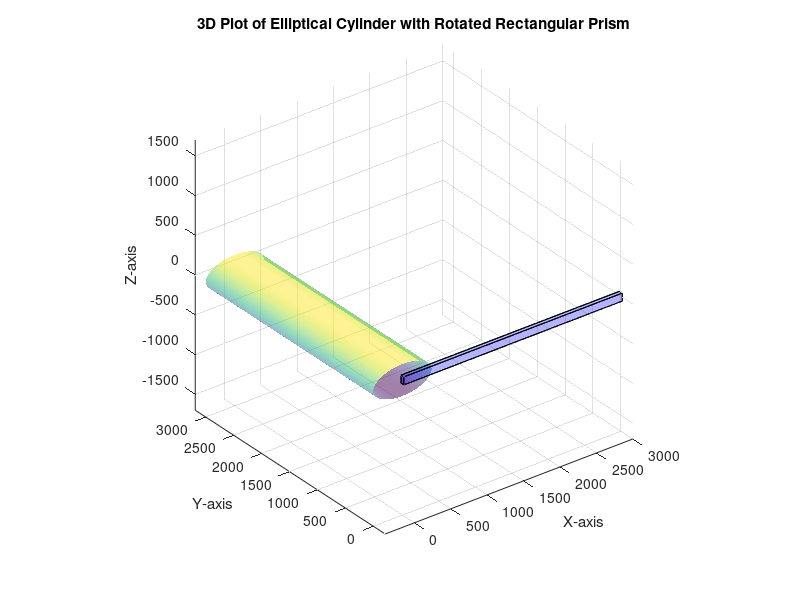

Write the MATLAB code that produced this figure.
L = 3000;
a = 400;
b = 200;
w = 100;
d = 50;

% Define the range for x and z
theta = linspace(0, 2*pi, 100); % Parameter for the ellipse
y = linspace(0,L, 100); % Range for y

% Create the meshgrid for theta and y
[Theta, Y] = meshgrid(theta, y);

% Calculate X and Z coordinates of the ellipse
X = a * cos(Theta);
Z = b * sin(Theta);

% Plot the surface of the elliptical cylinder
figure;
surf(X, Y, Z, 'FaceAlpha', 0.5, 'EdgeColor', 'none');
xlabel('X-axis');
ylabel('Y-axis');
zlabel('Z-axis');
title('3D Plot of the Elliptical Cylinder \frac{z^2}{b^2} + \frac{x^2}{a^2} = 1');
grid on;
axis equal;
hold on;

% Define vertices for the rotated rectangular prism
vertices = [
    0, -d/2, -w/2;
    0, -d/2, w/2;
    0, d/2, w/2;
    0, d/2, -w/2;
    L, -d/2, -w/2;
    L, -d/2, w/2;
    L, d/2, w/2;
    L, d/2, -w/2;
];

% Define faces for the rectangular prism
faces = [
    1, 2, 6, 5;
    2, 3, 7, 6;
    3, 4, 8, 7;
    4, 1, 5, 8;
    1, 2, 3, 4;
    5, 6, 7, 8;
];

% Plot the rotated rectangular prism
patch('Vertices', vertices, 'Faces', faces, 'FaceColor', 'blue', 'FaceAlpha', 0.3);

% Adjust view and appearance
xlabel('X-axis');
ylabel('Y-axis');
zlabel('Z-axis');
title('3D Plot of Elliptical Cylinder with Rotated Rectangular Prism');
axis equal;
view(3);
hold off;
